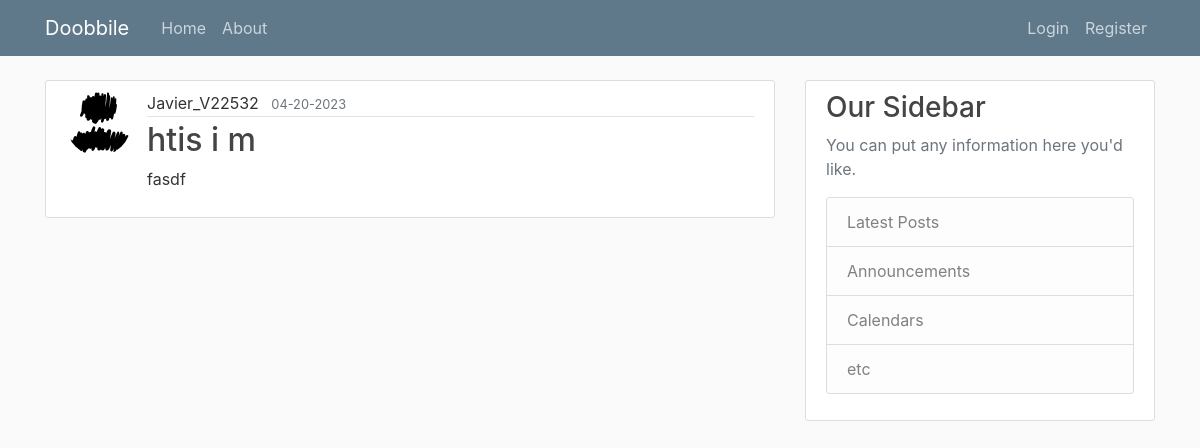
/post/1, run on the app's committed database.
### doobbile_app/models.py (models this page shows, shortened)
class User(db.Model, UserMixin):
    id = db.Column(db.Integer, primary_key=True)
    username = db.Column(db.String(20), unique=True, nullable=False)
    email = db.Column(db.String(120), unique=True, nullable=False)
    image_file = db.Column(db.String(20), nullable=False,
                           default='default.svg')
    password = db.Column(db.String(60), nullable=False)
    posts = db.relationship('Post', backref='author', lazy=True)

class Post(db.Model):
    id = db.Column(db.Integer, primary_key=True)
    title = db.Column(db.String(100), nullable=False)
    date_posted = db.Column(db.DateTime, nullable=False,
                            default=datetime.utcnow)
    content = db.Column(db.Text, nullable=False)
    user_id = db.Column(db.Integer, db.ForeignKey("user.id"), nullable=False)

### doobbile_app/routes.py (the view)
@app.route("/post/<int:post_id>")
def doobbile(post_id):
    post = Post.query.get_or_404(post_id)
    return render_template('doobbile.html', title=post.title, post=post)

### doobbile_app/templates/doobbile.html (shortened to what this page needs)
{% extends "layout.html" %}
{% block content %}
    <div class="media content-section">
      <img class="rounded-circle post-img" src="{{ url_for('static', filename ='profile_pics/' + post.author.image_file) }}">
        <div class="media-body">
          <div class="post-metadata">
            <a class="mr-2" href="#">{{ post.author.username }}</a>
            <small class="text-muted">{{ post.date_posted.strftime("%m-%d-%Y") }}</small>
          </div>
          <h2 class="post-title">{{ post.title }}</a></h2>
          <p class="post-content">{{ post.content }}</p>
        </div>
    </div>
{% endblock content %}

### doobbile_app/static/main.css (style rules this page uses)
body { background: #fafafa; color: #333333; margin-top: 5rem; }
h1, h2, h3, h4, h5, h6 { color: #444444; }
.content-section { background: #ffffff; padding: 10px 20px; border: 1px solid #dddddd; border-radius: 3px; margin-bottom: 20px; }
.post-title { color: #444444; }
.post-content { white-space: pre-line; }
.post-img { height: 65px; width: 65px; margin-right: 16px; }
.post-metadata { padding-bottom: 1px; margin-bottom: 4px; border-bottom: 1px solid #e3e3e3; }
.post-metadata a { color: #333; text-decoration: none; }

### data on the page
User: image_file (placeholder picture), author.username "Javier_V22532"
Post: date_posted "04-20-2023", title "htis i m", content "fasdf"
